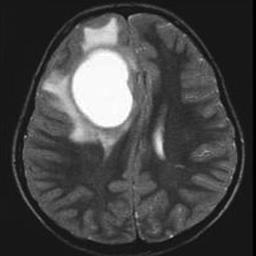
%> input picture HGG(high-grade glioma) brain.jpg, 256 x 256 px
$ octave brain_tumor.m   (GNU Octave 9; MATLAB toolbox functions it lacks are replaced by stand-ins)
%> lines starting %> are read from the running program, lines starting %| are printed output that depends on the picture; in (x1, y1, x2, y2) boxes, pixels count from 0 and x2, y2 are one past the last pixel; in counts of white or black regions, pixels touching at a corner belong together; the program's own positions count from 1
% Brain tumor segmentation using image thresholding (Solidity concept)
%

clc;
clear;
close;
img=imread('HGG(high-grade glioma) brain.jpg');
%> img is the input picture: size 256x256 uint8; min 0, max 255, mean 69
bw=im2bw(img,0.9);
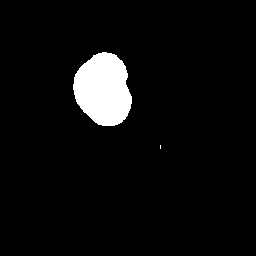
%> bw: size 256x256 logical; 5% white; 2 white regions (1 under 20 px), largest, box (x1, y1, x2, y2) and area: (73, 52, 132, 126) 3275
label=bwlabel(bw);
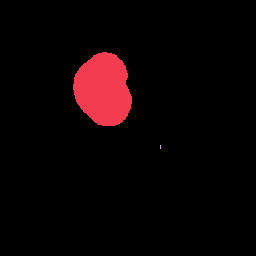
%> label: size 256x256 double; 3 distinct labels, from 0 to 2; one colour per label, 0 black
stats=regionprops(label,'solidity','Area');
%> stats = 2 regions; Area and Solidity: 3275 0.969, 4 1
density=[stats.Solidity];  %Solidity concept
%> density = [0.969 1]
area=[stats.Area];   %Area calculation
%> area = [3275 4]
high_dense_area=density>0.5;    %Taking high dense area of white pixels
%> high_dense_area = [true true]
max_area=max(area(high_dense_area));
%> max_area = 3275
tumor_label=find(area==max_area);
%> tumor_label = 1
tumor=ismember(label,tumor_label);
%> tumor: size 256x256 logical; 5% white; 1 white region, box (x1, y1, x2, y2) and area: (73, 52, 132, 126) 3275
se=strel('square',7);     %Giving boundary to tumor as a square shape
tumor=imdilate(tumor,se);
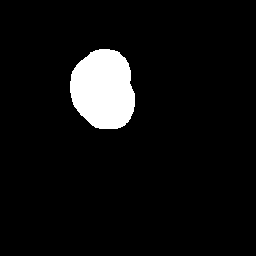
%> tumor: size 256x256 logical; 6.3% white; 1 white region, box (x1, y1, x2, y2) and area: (70, 49, 135, 129) 4120
figure(1),subplot(1,3,1);
imshow(img,[]);
title('brain');
subplot(1,3,2);
imshow(tumor,[]);
title('tumor alone');
[B,L]=bwboundaries(tumor,'noholes');
%> B = 1 boundary; box (x1, y1, x2, y2) and points: (70, 49, 135, 129) 213
subplot(1,3,3);
imshow(img,[]);
title('tumor alone');
hold on;
for i=1:length(B)
    plot(B{1}(:,2),B{1}(:,1),'Y','linewidth',1.45)  %x axis and y axis of the square, yellow color, line width=1.45
end
%> this loop made 1 pass
title('detected tumor');hold off;


%% Lung tumor detection

a=imread('lung.jpg');
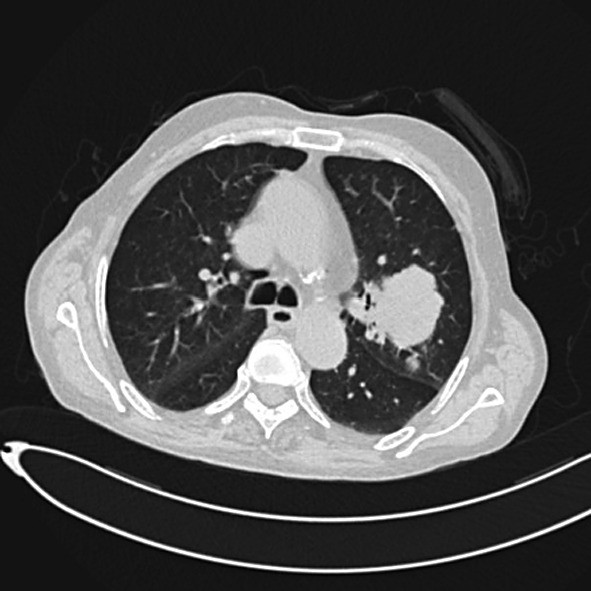
%> input picture lung.jpg, 591 x 591 px
%> a is the input picture: size 591x591 uint8; min 0, max 255, mean 77.5
figure,
imshow(a);
title('Input image');
try
    Dimg=rgb2gray(imread('lung.jpg'));
catch
    Dimg=imread('lung.jpg');
end
imdata=reshape(Dimg,[],1);
imdata=double(imdata);
[IDX,nn]=kmeans(imdata,3);
%> nn = [25.5; 193.7; 74.15]
imIDX=reshape(IDX,size(Dimg));
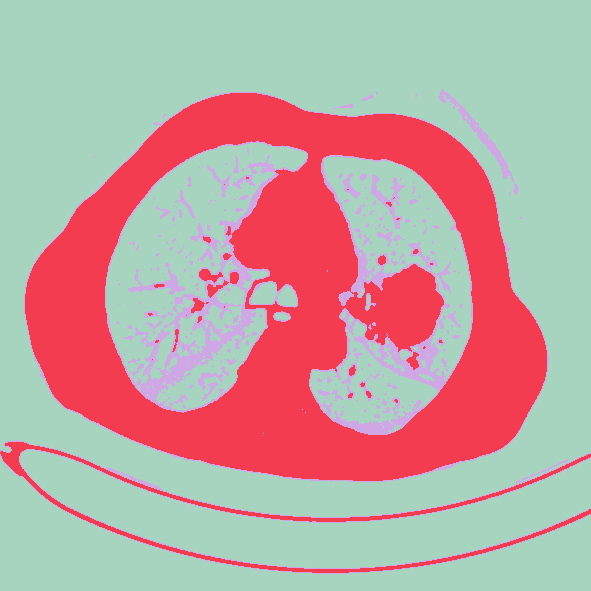
%> imIDX: size 591x591 double; 3 distinct labels, from 1 to 3; one colour per label, 0 black
figure(2),
imshow(imIDX,[]);
title('Index image');
figure(3),
subplot(3,2,1),imshow(imIDX==1,[]);
subplot(3,2,2),imshow(imIDX==2,[]);
subplot(3,2,3),imshow(imIDX==3,[]);
subplot(3,2,4),imshow(imIDX==4,[]);
subplot(3,2,5),imshow(imIDX==5,[]);
%%
bw=(imIDX==1);  %from figure 3 choose the imIDX value where tumor is present
%> bw: size 591x591 logical; 64.5% white; 243 black regions (187 under 20 px), largest, box (x1, y1, x2, y2) and area: (24, 92, 549, 483) 110091, (0, 440, 591, 574) 7632, (438, 89, 518, 195) 823
se=ones(5);
bw=imopen(bw,se);
%> bw: size 591x591 logical; 63% white; 87 black regions (67 under 20 px), largest, box (x1, y1, x2, y2) and area: (24, 92, 549, 483) 118194, (0, 440, 591, 574) 7778, (438, 89, 518, 196) 939
bw=bwareaopen(bw,400);
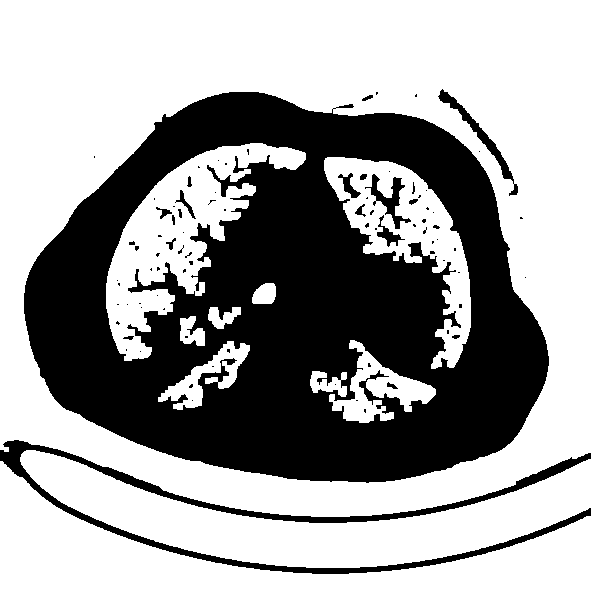
%> bw: size 591x591 logical; 62.1% white; 87 black regions (67 under 20 px), largest, box (x1, y1, x2, y2) and area: (24, 92, 549, 483) 121440, (0, 440, 591, 574) 7778, (438, 89, 518, 196) 939
figure(4),imshow(bw);
title('Segmented tumor');


binary=imbinarize(a,0.555);
%> binary: size 591x591 logical; 28.8% white; 31 white regions (15 under 20 px), largest, box (x1, y1, x2, y2) and area: (25, 93, 547, 481) 94570, (0, 442, 591, 573) 4870, (199, 269, 223, 282) 169
figure(5),
imshow(binary);
title('Binary image');
% Get rid of particles smaller than 1000 pixels.
f = bwareaopen(binary, 900);
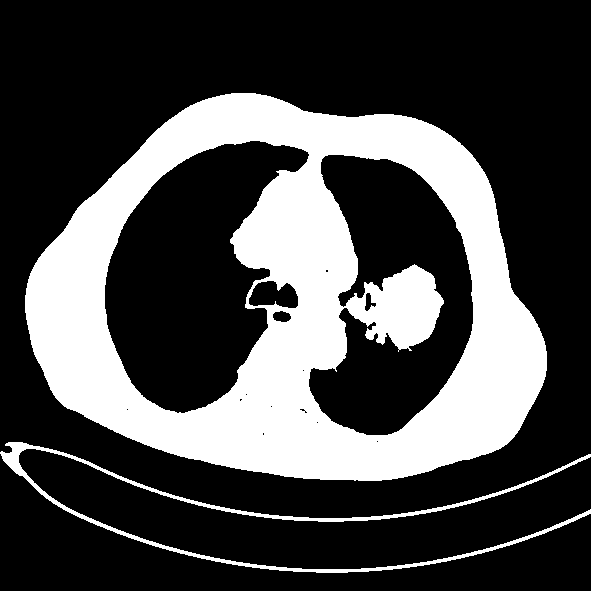
%> f: size 591x591 logical; 28.5% white; 2 white regions, box (x1, y1, x2, y2) and area: (25, 93, 547, 481) 94570, (0, 442, 591, 573) 4870
figure(6),
imshow(f);
title('getting rid of smaller pixel values');
